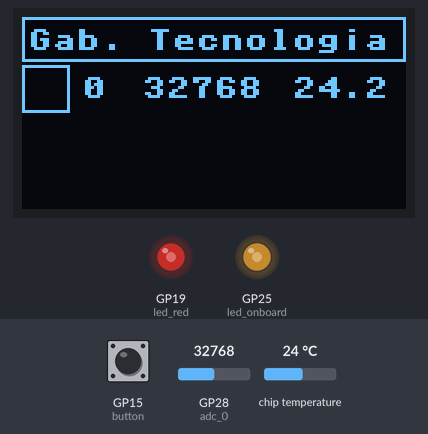
A program run on a simulated Raspberry Pi Pico running MicroPython. Parts: 128×64 one-colour display, output pins drawn as LEDs (lit = HIGH). The test bench sets the inputs (shaded band); at power-on: GP28 (adc_0) = 32768, GP15 (button) LOW, chip temperature 24 °C (analog values on the 0–65535 scale).

Above: at 1.3 s.
1.4 s: GP28 (adc_0) set to 45874
At 2.5 s:
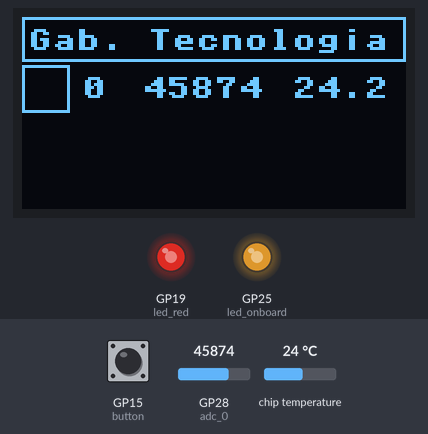
3.0 s: GP28 (adc_0) set to 57670
At 4.3 s:
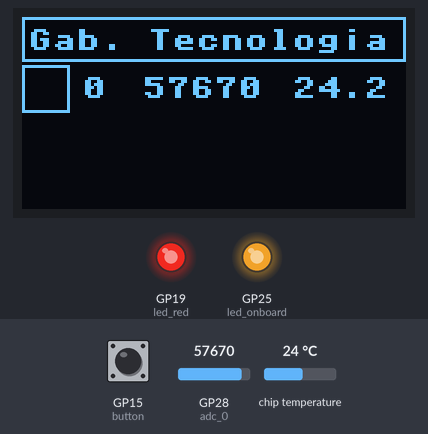
4.6 s: GP28 (adc_0) set to 7864
At 5.1 s:
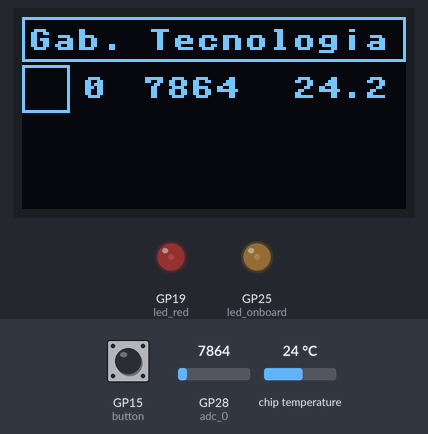
6.2 s: GP15 (button) pulled HIGH for 1 s
At 8.1 s:
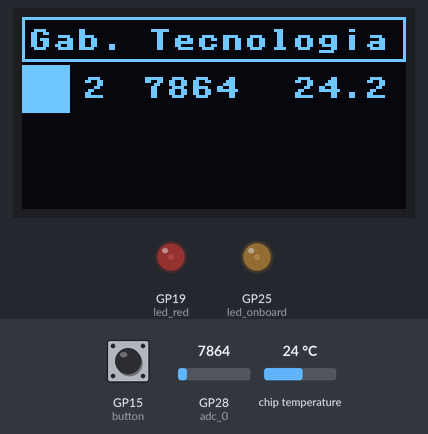
8.7 s: GP28 (adc_0) set to 0
At 9.8 s:
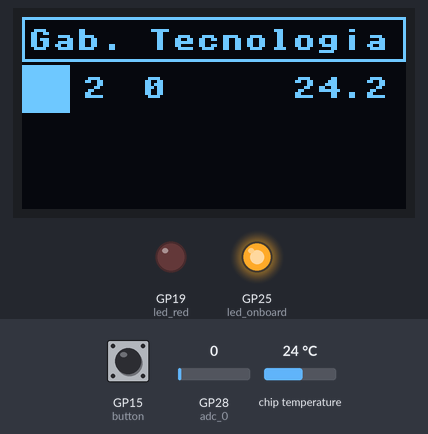
10.2 s: chip temperature set to 1 °C
At 11.7 s:
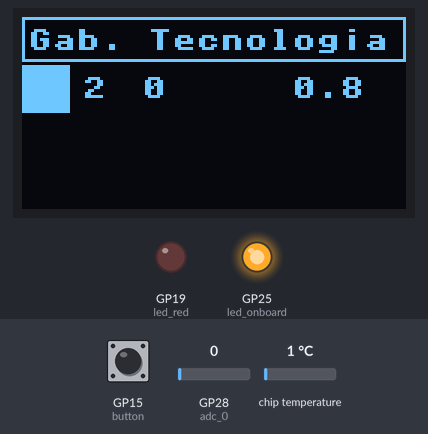
Timing chart, 0 to 12.8 s (numbered marks = the images above; inputs shaded):
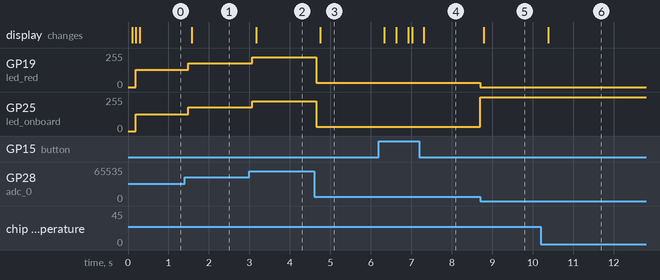

Measured:
- after the input at 1.4 s, GP19 (led_red): 128/255 → 178/255 after 0.08 s; GP25 (led_onboard): 127/255 → 178/255 after 0.08 s; the display: changes after 0.18 s (image 1)
- after the input at 3.0 s, GP19 (led_red), GP25 (led_onboard): 178/255 → 224/255 after 0.07 s; the display: changes after 0.17 s (image 2)
- after the input at 4.6 s, GP19 (led_red), GP25 (led_onboard): 224/255 → 31/255 after 0.06 s; the display: changes after 0.15 s (image 3)
- after the input at 6.2 s, the display: first changes after 0.14 s (image 4 shows a later state)
- after the input at 8.7 s, GP19 (led_red): 31/255 → 0/255 at once; GP25 (led_onboard): 31/255 → 255/255 at once; the display: changes after 0.10 s (image 5)
- after the input at 10.2 s, the display: changes after 0.18 s (image 6)

The program:

PWMPBDisplayContaADCRedLED.py
```python
from machine import Pin, I2C, ADC
from ssd1306 import SSD1306_I2C
import utime

# Escolha dos pinos do I2C
i2c = I2C(0,sda=Pin(16),scl=Pin(17),freq=100000)
# Criar e instanciar um objeto oled
oled = SSD1306_I2C(128,64,i2c)
# Criar e intanciar objetos led e botão PWM
led_onboard = machine.PWM(machine.Pin(25))
led_red = machine.PWM(machine.Pin(19))
led_red.freq(3000)
# O pino do botão foi setado com um resistor de pull_down
button = machine.Pin(15,Pin.IN, Pin.PULL_DOWN)
# Configuração dos ADCs
adc_0 = ADC(28) #GP28 equivale ao canal 2
sensor_temp = ADC(4) #Canal 4 Temperatura
conversion_factor = 3.3 / (65535)

#Inicialização do Display
oled.fill(0) #Preenchimento com 0 ou 1
oled.text("Gab. Tecnologia",2,4) #Texto e posição(x,y)
oled.rect(0,0,128,15,1)
oled.rect(0,16,16,16,1)
oled.text("0",20,20)
oled.show() #Apresenta no display

sinalizador  = True
contador = 0;

while True:

    if button.value() == True and sinalizador == True:
        oled.fill_rect(0,16,16,16,1)
        contador = contador + 1
        oled.fill_rect(20,16,24,16,0)
        oled.text(str(contador),20,20)
        oled.show()
        sinalizador = False
        utime.sleep(0.2)
    if button.value() == True and sinalizador == False:
        oled.fill_rect(0,16,16,16,0)
        oled.rect(0,16,16,16,1)
        oled.show()
        sinalizador = True
        utime.sleep(0.2)
    valor = adc_0.read_u16()
    led_onboard.duty_u16(valor-1)
    led_red.duty_u16(valor)
    oled.fill_rect(40,16,40,16,0)
    oled.text(str(valor),40,20)
    temperatura = sensor_temp.read_u16()*conversion_factor
    temperatura = 27 - (temperatura - 0.706)/0.001721
    oled.fill_rect(89,16,39,16,0)
    oled.text(str(round(temperatura,1)),90,20)
    oled.show()
    #utime.sleep(0.1)
```
